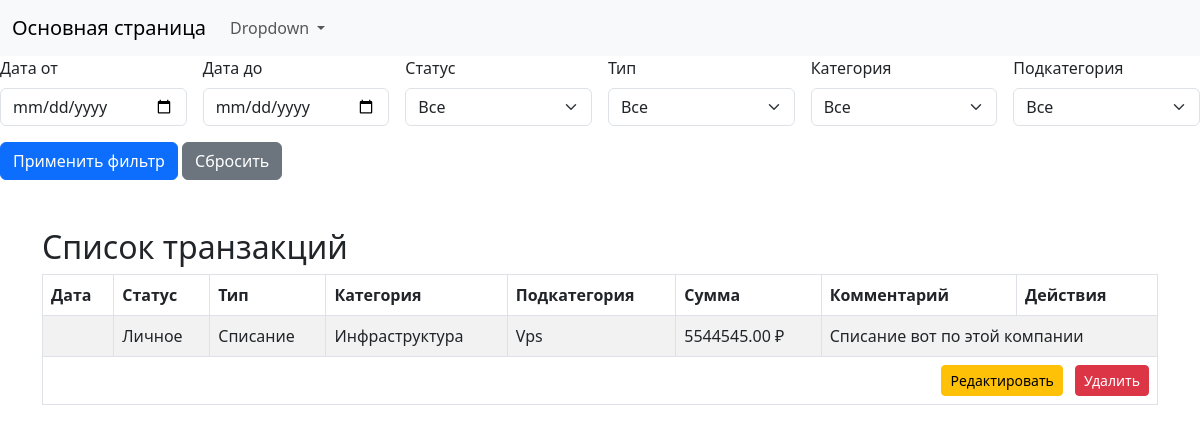
The page / on the database its author committed.
### configapp/models/models.py (models this page shows, shortened)
class Transaction(models.Model):
    STATUS_CHOICES = [
        ('business', 'Бизнес'),
        ('personal', 'Личное'),
        ('tax', 'Налог'),
    ]
    TYPE_CHOICES = [
        ('deposit', 'Пополнение'),
        ('withdrawal', 'Списание'),
    ]
    date_created = models.DateField(auto_now_add=True, blank=True, null=True)
    status = models.ForeignKey('Status', on_delete=models.CASCADE)
    type = models.ForeignKey('Type', on_delete=models.CASCADE)
    category = models.ForeignKey(Category, on_delete=models.CASCADE, null=True, blank=True)
    subcategory = models.ForeignKey('configapp.Subcategory', on_delete=models.CASCADE)
    amount = models.DecimalField(max_digits=10, decimal_places=2)
    comment = models.TextField(blank=True, null=True)

class Status(models.Model):
    name = models.CharField(max_length=100)

class Type(models.Model):
    name = models.CharField(max_length=100)

### configapp/models/categories.py (models this page shows, shortened)
class Category(models.Model):
    name = models.CharField(max_length=100)
    type = models.ForeignKey('Type', related_name='categories', on_delete=models.CASCADE)

class Subcategory(models.Model):
    name = models.CharField(max_length=50)
    category = models.ForeignKey('Category', related_name='subcategories', on_delete=models.CASCADE)

### configapp/views.py (the view)
# urls.py: path('', dds_list_view, name='dds_list'),
def dds_list_view(request):
    records = Transaction.objects.select_related('status', 'category__type', 'subcategory').all()
    date_from = request.GET.get('date_from')
    date_to = request.GET.get('date_to')
    status = request.GET.get('status')
    type_ = request.GET.get('type')
    category = request.GET.get('category')
    subcategory = request.GET.get('subcategory')
    if date_from:
        date_from = parse_date(date_from)
        if date_from:
            records = records.filter(date_created__gte=date_from)
    if date_to:
        date_to = parse_date(date_to)
        if date_to:
            records = records.filter(date_created__lte=date_to)
    if status:
        records = records.filter(status_id=status)
    if type_:
        records = records.filter(category__type_id=type_)
    if category:
        records = records.filter(category_id=category)
    if subcategory:
        records = records.filter(subcategory_id=subcategory)
    context = {
        'dds_list': records,
        'statuses': Status.objects.all(),
        'types': Type.objects.all(),
        'categories': Category.objects.all(),
        'subcategories': Subcategory.objects.all(),
        'values': request.GET  # Возвращаем значения фильтров в контекст для их отображения в шаблоне
    }
    return render(request, 'Transaction/main_page.html', context)

### configapp/templates/Transaction/main_page.html (shortened to what this page needs)
<!DOCTYPE html>
<html lang="ru">
<head>
<link href="https://cdn.jsdelivr.net/npm/bootstrap@5.3.0/dist/css/bootstrap.min.css" rel="stylesheet">
</head>
<body>
    <nav class="navbar navbar-expand-lg bg-light">
        <div class="container-fluid">
          <a class="navbar-brand" href="#">Основная страница</a>
          <div class="collapse navbar-collapse" id="navbarSupportedContent">
            <ul class="navbar-nav me-auto mb-2 mb-lg-0">
              <li class="nav-item dropdown">
                <a class="nav-link dropdown-toggle" href="#" role="button" data-bs-toggle="dropdown" aria-expanded="false">
                  Dropdown
                </a>
              </li>
            </ul>
          </div>
        </div>
      </nav>
      <form method="get" class="row g-3 mb-4">
        <div class="col-md-2">
          <label class="form-label">Дата от</label>
          <input type="date" name="date_from" class="form-control" value="{{ values.date_from }}">
        </div>
        <div class="col-md-2">
          <label class="form-label">Дата до</label>
          <input type="date" name="date_to" class="form-control" value="{{ values.date_to }}">
        </div>
        <div class="col-md-2">
          <label class="form-label">Статус</label>
          <select name="status" class="form-select">
            <option value="">Все</option>
          </select>
        </div>
        <div class="col-md-2">
          <label class="form-label">Тип</label>
          <select name="type" class="form-select">
            <option value="">Все</option>
          </select>
        </div>
        <div class="col-md-2">
          <label class="form-label">Категория</label>
          <select name="category" class="form-select">
            <option value="">Все</option>
          </select>
        </div>
        <div class="col-md-2">
          <label class="form-label">Подкатегория</label>
          <select name="subcategory" class="form-select">
            <option value="">Все</option>
          </select>
        </div>
        <div class="col-12">
          <button type="submit" class="btn btn-primary">Применить фильтр</button>
          <a href="{% url 'dds_list' %}" class="btn btn-secondary">Сбросить</a>
        </div>
      </form>
    <div class="container mt-5">
      <h2>Список транзакций</h2>
      <table class="table table-bordered table-striped">
          <thead>
              <tr>
                  <th>Дата</th>
                  <th>Статус</th>
                  <th>Тип</th>
                  <th>Категория</th>
                  <th>Подкатегория</th>
                  <th>Сумма</th>
                  <th>Комментарий</th>
                  <th>Действия</th>
              </tr>
          </thead>
          <tbody>
               {% for record in dds_list %}
               <tr>
                   <td>{{ record.date }}</td>
                   <td>{{ record.status.name }}</td>
                   <td>{{ record.category.type.name }}</td>
                   <td>{{ record.category.name }}</td>
                   <td>{{ record.subcategory.name }}</td>
                   <td>{{ record.amount }} ₽</td>
                   <td colspan="2">{{ record.comment }}</td>
               </tr>
               <tr>
                   <td colspan="8" class="text-end">
                       <a href="{% url 'dds_edit' record.id %}" class="btn btn-sm btn-warning me-2"> Редактировать</a>
                       <a href="{% url 'dds_delete' record.id %}" class="btn btn-sm btn-danger"> Удалить</a>
                   </td>
               </tr>
               {% empty %}
               <tr><td colspan="8">Нет данных</td></tr>
               {% endfor %}
          </tbody>
      </table>
  </div>
</body>
</html>

### rows shown on the page
Transaction: status.name "Личное", category.type.name "Списание", category.name "Инфраструктура", subcategory.name "Vps", amount "5544545.00", comment "Списание вот по этой компании"
